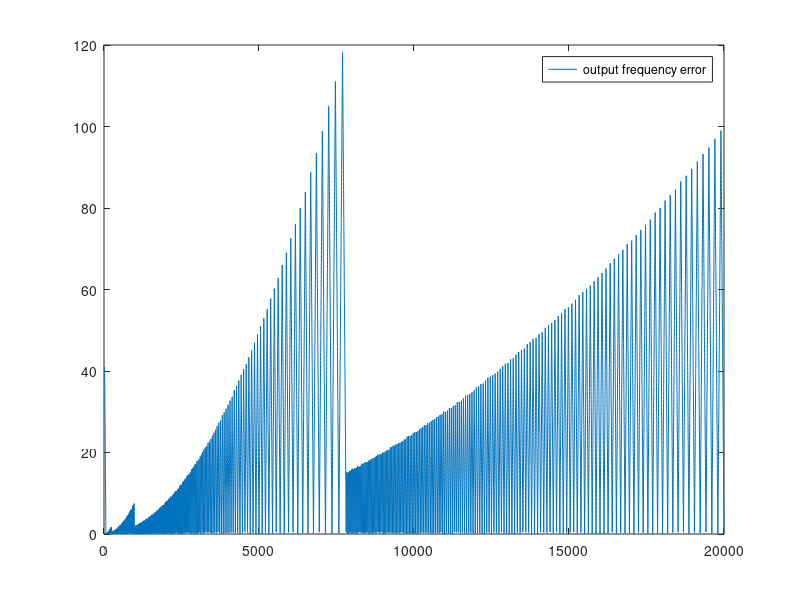
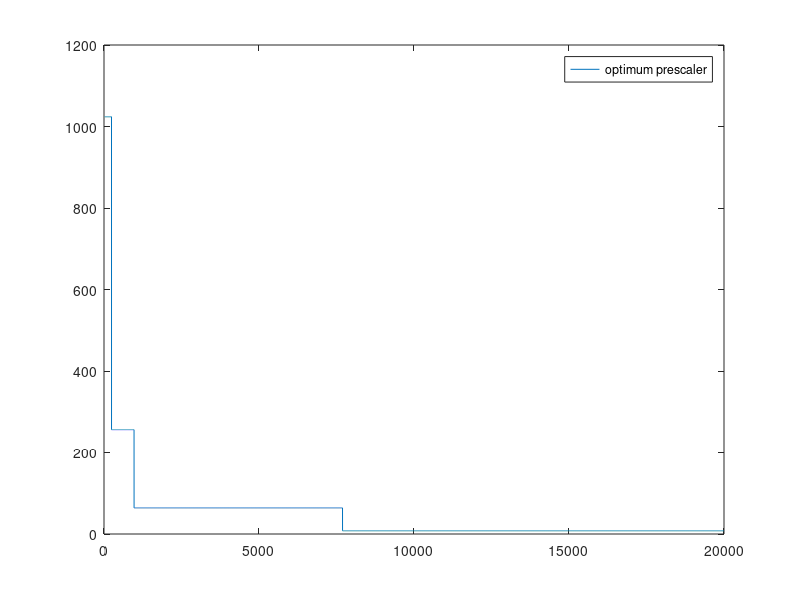
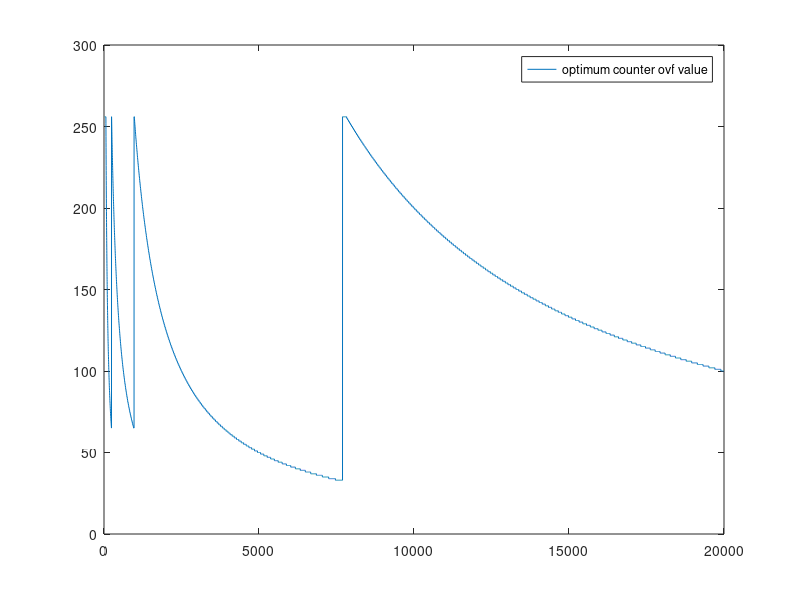

Write the MATLAB code that produced these figures, in order.
%%
clear all
clc
%%
tic

f_min = 20;
f_max = 20e+3;
f_delta = 1; %1Hz frequency step between f_min and f_max
f_clock = 16e+6;
counter_ov_thresh = 2^(8); %8 bit register
%counter_ov_thresh = 2^(16); %16 bit register
% prescaler_set = [1 2 4 8 16 32 64 128 256 512 1024];    
prescaler_set = [1 8 64 256 1024];    % atmega328p, 1,8,64,256,1024

f_vect = (f_min:f_delta:f_max)';
result = zeros(length(f_vect),4);
uC_table = zeros(length(prescaler_set)*counter_ov_thresh,3);

%calculate and save the frequency output that corresponds to current
%prescaler/counter ovf    
index = 1;
for ii = 1:length(prescaler_set) %11
    for jj = 1:counter_ov_thresh %256

        fout =  f_clock ./( jj .* prescaler_set(ii) );
        uC_table(index,1) = fout;               %save corresponding freq
        uC_table(index,2) = prescaler_set(ii);  %save prescaler
        uC_table(index,3) = jj;                 %save ovf counter
        index = index + 1;
    end
end

for kk = 1:length(f_vect)
    %search for the minimum error of a specific input freq given the table
    %of all synthesizable frequencies
    [diff_value,position] = min( abs( f_vect(kk) - uC_table(:,1) ) );
    result(kk,1) = f_vect(kk);
    result(kk,2) = f_vect(kk) - uC_table(position,1);
    result(kk,3) = uC_table(position,2);
    result(kk,4) = uC_table(position,3);
end
toc
%%
figure;
plot(result(:,1),abs(result(:,2)));
legend('output frequency error');
figure;
plot( result(:,1),result(:,3));
legend('optimum prescaler');
figure;
plot(result(:,1),result(:,4));
legend('optimum counter ovf value');